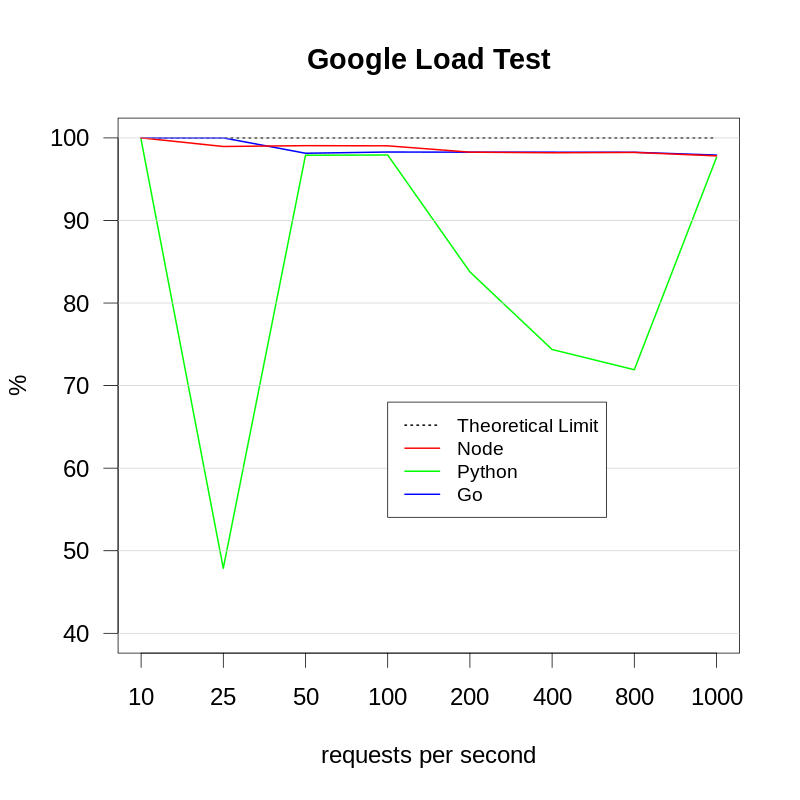

Write R code to recreate this figure.
x <- read.csv("google.csv",header=T,sep=",")
x <- t(x)
node <- as.numeric(x[4,1:8])
python <- as.numeric(x[3,1:8])
go <- as.numeric(x[2,1:8])
theo <- as.numeric(x[1,1:8])
png(file = "plot_google.png", width=800, height=800, units="px", pointsize=24)
plot(theo, type="l", lwd=2, lty=3, col = "black", xlab = "requests per second", ylab = "%", main = "Google Load Test",ylim=c(40,100), xaxt="n", las=1)
axis(1, at=1:8, labels=c("10", "25", "50", "100", "200", "400", "800", "1000"))
lines(go, type = "l", lwd=2, col = "blue")
lines(python, type = "l", lwd=2, col = "green")
lines(node, type = "l", lwd=2, col = "red")
grid (NULL,NULL,nx=0,col = "lightgray")
legend(4, 68, legend=c("Theoretical Limit", "Node", "Python", "Go"),
       col=c("black", "red", "green", "blue"), lwd=2, lty=c(3,1,1,1), cex=0.8)
